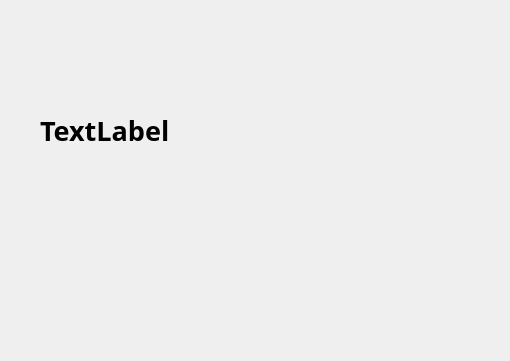
<?xml version="1.0" encoding="UTF-8"?>
<ui version="4.0">
 <class>Dialog</class>
 <widget class="QDialog" name="Dialog">
  <property name="geometry">
   <rect>
    <x>0</x>
    <y>0</y>
    <width>510</width>
    <height>361</height>
   </rect>
  </property>
  <property name="windowTitle">
   <string>Dialog</string>
  </property>
  <widget class="QLabel" name="label">
   <property name="geometry">
    <rect>
     <x>40</x>
     <y>90</y>
     <width>391</width>
     <height>81</height>
    </rect>
   </property>
   <property name="font">
    <font>
     <family>맑은 고딕</family>
     <pointsize>20</pointsize>
     <weight>75</weight>
     <bold>true</bold>
    </font>
   </property>
   <property name="text">
    <string>TextLabel</string>
   </property>
  </widget>
 </widget>
 <resources/>
 <connections/>
</ui>
